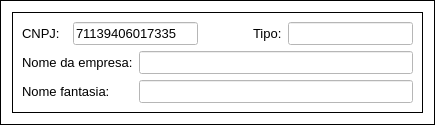
            <widget class="QFrame" name="frame_14">
             <property name="styleSheet">
              <string notr="true">background-color: rgb(255, 255, 255);</string>
             </property>
             <property name="frameShape">
              <enum>QFrame::Box</enum>
             </property>
             <property name="frameShadow">
              <enum>QFrame::Plain</enum>
             </property>
             <layout class="QGridLayout" name="gridLayout_23">
              <item row="0" column="0">
               <widget class="QFrame" name="frame_18">
                <property name="frameShape">
                 <enum>QFrame::Box</enum>
                </property>
                <property name="frameShadow">
                 <enum>QFrame::Plain</enum>
                </property>
                <layout class="QGridLayout" name="gridLayout_22">
                 <item row="0" column="0">
                  <widget class="QLabel" name="label_91">
                   <property name="font">
                    <font>
                     <family>Arial</family>
                     <pointsize>10</pointsize>
                    </font>
                   </property>
                   <property name="text">
                    <string>CNPJ:</string>
                   </property>
                  </widget>
                 </item>
                 <item row="0" column="1" colspan="2">
                  <widget class="QLineEdit" name="cnpj_consulta">
                   <property name="font">
                    <font>
                     <pointsize>10</pointsize>
                    </font>
                   </property>
                   <property name="styleSheet">
                    <string notr="true">background-color: rgb(255, 255, 255);</string>
                   </property>
                   <property name="text">
                    <string>71139406017335</string>
                   </property>
                  </widget>
                 </item>
                 <item row="0" column="3">
                  <widget class="QPushButton" name="consultar_cnpj">
                   <property name="font">
                    <font>
                     <pointsize>10</pointsize>
                     <weight>75</weight>
                     <bold>true</bold>
                    </font>
                   </property>
                   <property name="cursor">
                    <cursorShape>PointingHandCursor</cursorShape>
                   </property>
                   <property name="mouseTracking">
                    <bool>false</bool>
                   </property>
                   <property name="tabletTracking">
                    <bool>false</bool>
                   </property>
                   <property name="focusPolicy">
                    <enum>Qt::NoFocus</enum>
                   </property>
                   <property name="acceptDrops">
                    <bool>true</bool>
                   </property>
                   <property name="toolTip">
                    <string>Consultar CNPJ</string>
                   </property>
                   <property name="statusTip">
                    <string/>
                   </property>
                   <property name="accessibleName">
                    <string/>
                   </property>
                   <property name="accessibleDescription">
                    <string/>
                   </property>
                   <property name="layoutDirection">
                    <enum>Qt::LeftToRight</enum>
                   </property>
                   <property name="autoFillBackground">
                    <bool>false</bool>
                   </property>
                   <property name="styleSheet">
                    <string notr="true">background-color: rgb(85, 170, 255);</string>
                   </property>
                   <property name="inputMethodHints">
                    <set>Qt::ImhNone</set>
                   </property>
                   <property name="text">
                    <string/>
                   </property>
                   <property name="icon">
                    <iconset>
                     <normaloff>SistemaDeVendas/Imagens/lupa.ico</normaloff>SistemaDeVendas/Imagens/lupa.ico</iconset>
                   </property>
                   <property name="iconSize">
                    <size>
                     <width>23</width>
                     <height>30</height>
                    </size>
                   </property>
                   <property name="shortcut">
                    <string/>
                   </property>
                   <property name="checkable">
                    <bool>false</bool>
                   </property>
                   <property name="checked">
                    <bool>false</bool>
                   </property>
                   <property name="autoRepeat">
                    <bool>false</bool>
                   </property>
                   <property name="autoExclusive">
                    <bool>false</bool>
                   </property>
                   <property name="autoDefault">
                    <bool>true</bool>
                   </property>
                   <property name="default">
                    <bool>false</bool>
                   </property>
                   <property name="flat">
                    <bool>true</bool>
                   </property>
                  </widget>
                 </item>
                 <item row="0" column="4">
                  <widget class="QLabel" name="label_92">
                   <property name="font">
                    <font>
                     <family>Arial</family>
                     <pointsize>10</pointsize>
                    </font>
                   </property>
                   <property name="text">
                    <string>Tipo:</string>
                   </property>
                  </widget>
                 </item>
                 <item row="0" column="5">
                  <widget class="QLineEdit" name="tipo_cnpj">
                   <property name="font">
                    <font>
                     <pointsize>10</pointsize>
                    </font>
                   </property>
                   <property name="styleSheet">
                    <string notr="true">background-color: rgb(255, 255, 255);</string>
                   </property>
                   <property name="text">
                    <string/>
                   </property>
                  </widget>
                 </item>
                 <item row="1" column="0" colspan="2">
                  <widget class="QLabel" name="label_16">
                   <property name="font">
                    <font>
                     <family>Arial</family>
                     <pointsize>10</pointsize>
                    </font>
                   </property>
                   <property name="text">
                    <string>Nome da empresa:</string>
                   </property>
                  </widget>
                 </item>
                 <item row="1" column="2" colspan="4">
                  <widget class="QLineEdit" name="nomeEmpresa">
                   <property name="font">
                    <font>
                     <family>Arial</family>
                     <pointsize>10</pointsize>
                    </font>
                   </property>
                   <property name="styleSheet">
                    <string notr="true">background-color: rgb(255, 255, 255);</string>
                   </property>
                   <property name="text">
                    <string/>
                   </property>
                  </widget>
                 </item>
                 <item row="2" column="0" colspan="2">
                  <widget class="QLabel" name="label_17">
                   <property name="font">
                    <font>
                     <family>Arial</family>
                     <pointsize>10</pointsize>
                    </font>
                   </property>
                   <property name="text">
                    <string>Nome fantasia:</string>
                   </property>
                  </widget>
                 </item>
                 <item row="2" column="2" colspan="4">
                  <widget class="QLineEdit" name="nomeFantazia">
                   <property name="font">
                    <font>
                     <family>Arial</family>
                     <pointsize>10</pointsize>
                    </font>
                   </property>
                   <property name="styleSheet">
                    <string notr="true">background-color: rgb(255, 255, 255);</string>
                   </property>
                   <property name="text">
                    <string/>
                   </property>
                  </widget>
                 </item>
                </layout>
               </widget>
              </item>
             </layout>
            </widget>
